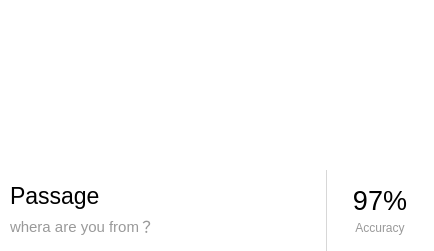
<?xml version="1.0" encoding="UTF-8"?>
<ui version="4.0">
 <class>WeeduHighSchoolLesson</class>
 <widget class="QWidget" name="WeeduHighSchoolLesson">
  <property name="geometry">
   <rect>
    <x>0</x>
    <y>0</y>
    <width>434</width>
    <height>251</height>
   </rect>
  </property>
  <property name="minimumSize">
   <size>
    <width>434</width>
    <height>251</height>
   </size>
  </property>
  <property name="maximumSize">
   <size>
    <width>434</width>
    <height>251</height>
   </size>
  </property>
  <property name="windowTitle">
   <string>Form</string>
  </property>
  <layout class="QVBoxLayout" name="verticalLayout">
   <property name="spacing">
    <number>0</number>
   </property>
   <property name="leftMargin">
    <number>0</number>
   </property>
   <property name="topMargin">
    <number>0</number>
   </property>
   <property name="rightMargin">
    <number>0</number>
   </property>
   <property name="bottomMargin">
    <number>0</number>
   </property>
   <item>
    <widget class="QWidget" name="highSchoolLessonWidgetBack" native="true">
     <property name="styleSheet">
      <string notr="true">QWidget#highSchoolLessonWidgetBack
{
background-color: rgb(255, 255, 255);
}</string>
     </property>
     <layout class="QVBoxLayout" name="verticalLayout_4" stretch="2,1">
      <property name="spacing">
       <number>8</number>
      </property>
      <property name="leftMargin">
       <number>0</number>
      </property>
      <property name="topMargin">
       <number>0</number>
      </property>
      <property name="rightMargin">
       <number>0</number>
      </property>
      <property name="bottomMargin">
       <number>0</number>
      </property>
      <item>
       <widget class="QLabel" name="labelPic">
        <property name="text">
         <string/>
        </property>
       </widget>
      </item>
      <item>
       <layout class="QHBoxLayout" name="horizontalLayout" stretch="3,1">
        <property name="spacing">
         <number>0</number>
        </property>
        <item>
         <layout class="QVBoxLayout" name="verticalLayout_3">
          <property name="spacing">
           <number>5</number>
          </property>
          <property name="leftMargin">
           <number>10</number>
          </property>
          <property name="rightMargin">
           <number>10</number>
          </property>
          <item>
           <spacer name="verticalSpacer_3">
            <property name="orientation">
             <enum>Qt::Vertical</enum>
            </property>
            <property name="sizeHint" stdset="0">
             <size>
              <width>20</width>
              <height>40</height>
             </size>
            </property>
           </spacer>
          </item>
          <item>
           <widget class="QLabel" name="label_name">
            <property name="font">
             <font>
              <pointsize>17</pointsize>
             </font>
            </property>
            <property name="text">
             <string>Passage</string>
            </property>
           </widget>
          </item>
          <item>
           <widget class="QLabel" name="label_text">
            <property name="font">
             <font>
              <pointsize>11</pointsize>
             </font>
            </property>
            <property name="styleSheet">
             <string notr="true">color: #999999;</string>
            </property>
            <property name="text">
             <string>whera are you from？</string>
            </property>
           </widget>
          </item>
          <item>
           <spacer name="verticalSpacer_4">
            <property name="orientation">
             <enum>Qt::Vertical</enum>
            </property>
            <property name="sizeHint" stdset="0">
             <size>
              <width>20</width>
              <height>40</height>
             </size>
            </property>
           </spacer>
          </item>
         </layout>
        </item>
        <item>
         <widget class="QWidget" name="widget" native="true">
          <property name="styleSheet">
           <string notr="true">QWidget#widget
{
border-left:1px solid #d7d7d7;
}</string>
          </property>
          <layout class="QVBoxLayout" name="verticalLayout_2">
           <property name="spacing">
            <number>5</number>
           </property>
           <property name="leftMargin">
            <number>10</number>
           </property>
           <property name="topMargin">
            <number>0</number>
           </property>
           <property name="rightMargin">
            <number>10</number>
           </property>
           <property name="bottomMargin">
            <number>0</number>
           </property>
           <item>
            <spacer name="verticalSpacer">
             <property name="orientation">
              <enum>Qt::Vertical</enum>
             </property>
             <property name="sizeHint" stdset="0">
              <size>
               <width>20</width>
               <height>40</height>
              </size>
             </property>
            </spacer>
           </item>
           <item>
            <widget class="QLabel" name="label_Num">
             <property name="font">
              <font>
               <pointsize>20</pointsize>
              </font>
             </property>
             <property name="text">
              <string>97%</string>
             </property>
             <property name="alignment">
              <set>Qt::AlignCenter</set>
             </property>
            </widget>
           </item>
           <item>
            <widget class="QLabel" name="label_type">
             <property name="styleSheet">
              <string notr="true">color: #999999;</string>
             </property>
             <property name="text">
              <string>Accuracy</string>
             </property>
             <property name="alignment">
              <set>Qt::AlignCenter</set>
             </property>
            </widget>
           </item>
           <item>
            <spacer name="verticalSpacer_2">
             <property name="orientation">
              <enum>Qt::Vertical</enum>
             </property>
             <property name="sizeHint" stdset="0">
              <size>
               <width>20</width>
               <height>40</height>
              </size>
             </property>
            </spacer>
           </item>
          </layout>
         </widget>
        </item>
       </layout>
      </item>
     </layout>
    </widget>
   </item>
  </layout>
 </widget>
 <resources/>
 <connections/>
</ui>
